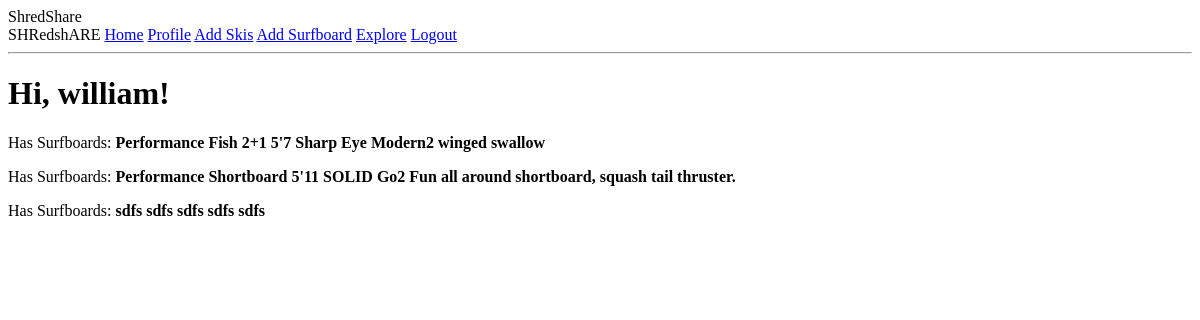
The page /explore_surf (signed in) on the database as committed earlier.
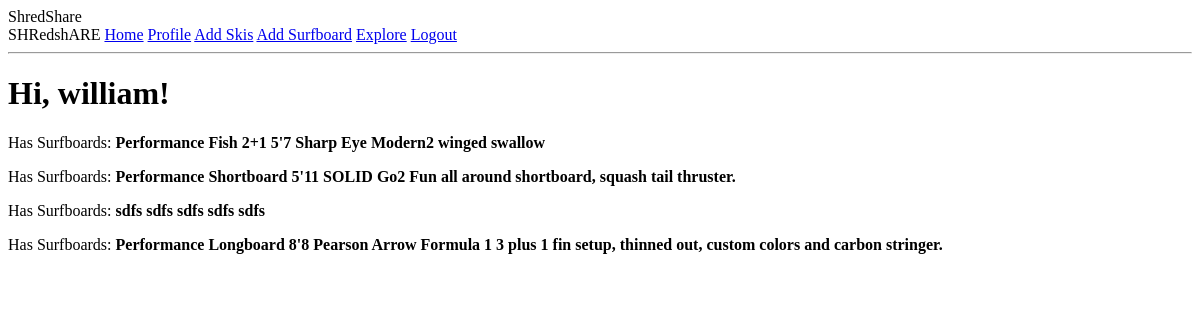
The same page on the database as committed later.
### app/models.py (models this page shows, shortened)
class PaginatedAPIMixin(object):
    @staticmethod
    def to_collection_dict(query, page, per_page, endpoint, **kwargs):
        resources = query.paginate(page=page, per_page=per_page, error_out=False)
        data = {
            'items': [item.to_dict() for item in resources.items],
        }
        return data

class User(db.Model, UserMixin, PaginatedAPIMixin):
    id = db.Column(db.Integer, primary_key=True)
    username = db.Column(db.String(64), index=True, unique=True)
    location = db.Column(db.String(64), index=True, unique=True)
    about_me = db.Column(db.String(140), index=True, unique=True)
    email = db.Column(db.String(120), index=True, unique=True)
    password_hash = db.Column(db.String(128))
    posts = db.relationship('Post', backref='author', lazy='dynamic')
    followed = db.relationship(
    'User', secondary=followers,
    primaryjoin=(followers.c.follower_id == id),
    secondaryjoin=(followers.c.followed_id == id),
    backref=db.backref('followers', lazy='dynamic'), lazy='dynamic')

class Surf(db.Model):
    id = db.Column(db.Integer, primary_key=True)
    title = db.Column(db.String, nullable=False)
    description = db.Column(db.String, nullable=False)
    length = db.Column(db.String, nullable=False)
    make = db.Column(db.String, nullable=False)
    model = db.Column(db.String, nullable=False)
    date_created = db.Column(db.DateTime, nullable=False, default=datetime.utcnow)
    user_id = db.Column(db.Integer, db.ForeignKey('user.id'), nullable=False)

### app/routes.py (the view)
@app.route('/explore_surf')
@login_required
def explore_surf():
    surf = Surf.query.all()
    return render_template('explore_surf.html', title='Explore', surf=surf)

### app/models.py (called while the page is built)
@login.user_loader
def load_user(id):
    return User.query.get(int(id))

### app/templates/explore_surf.html (shortened to what this page needs)
{% extends "base.html" %}
{% block content %}
    <h1>Hi, {{ current_user.username }}!</h1>
    {% for surf in surf %}
    <p>Has Surfboards:
    {{ surf.title.username }}  <b>{{ surf.title  }} {{ surf.length }} {{ surf.make }} {{ surf.model  }} {{ surf.description }}</b>
    </p>
    {% endfor %}
{% endblock %}

### app/templates/base.html (shortened to what this page needs)
<html>
    <head>
    </head>
    <body>
        <div>
            ShredShare
            <div>
                SHRedshARE
                <a href="{{ url_for('index') }}">Home</a>
                {% if current_user.is_anonymous %}
                <a href="{{ url_for('login') }}">Login</a>
                {% else %}
                <a href="{{ url_for('user', username=current_user.username) }}">Profile</a>
                <a href="{{ url_for('skis') }}">Add Skis</a>
                <a href="{{ url_for('surf') }}">Add Surfboard</a>
                <a href="{{ url_for('explore') }}">Explore</a>
                <a href="{{ url_for('logout') }}">Logout</a>
                {% endif %}
            </div>
        </div>
        <hr>
        {% block content %}{% endblock %}
    </body>
</html>

Rows that differ between the two databases and show on the page:
added Surf: title "Performance Longboard", length "8'8", make "Pearson Arrow", model "Formula 1", description "3 plus 1 fin setup, thinned out, custom colors and carbon stringer."
